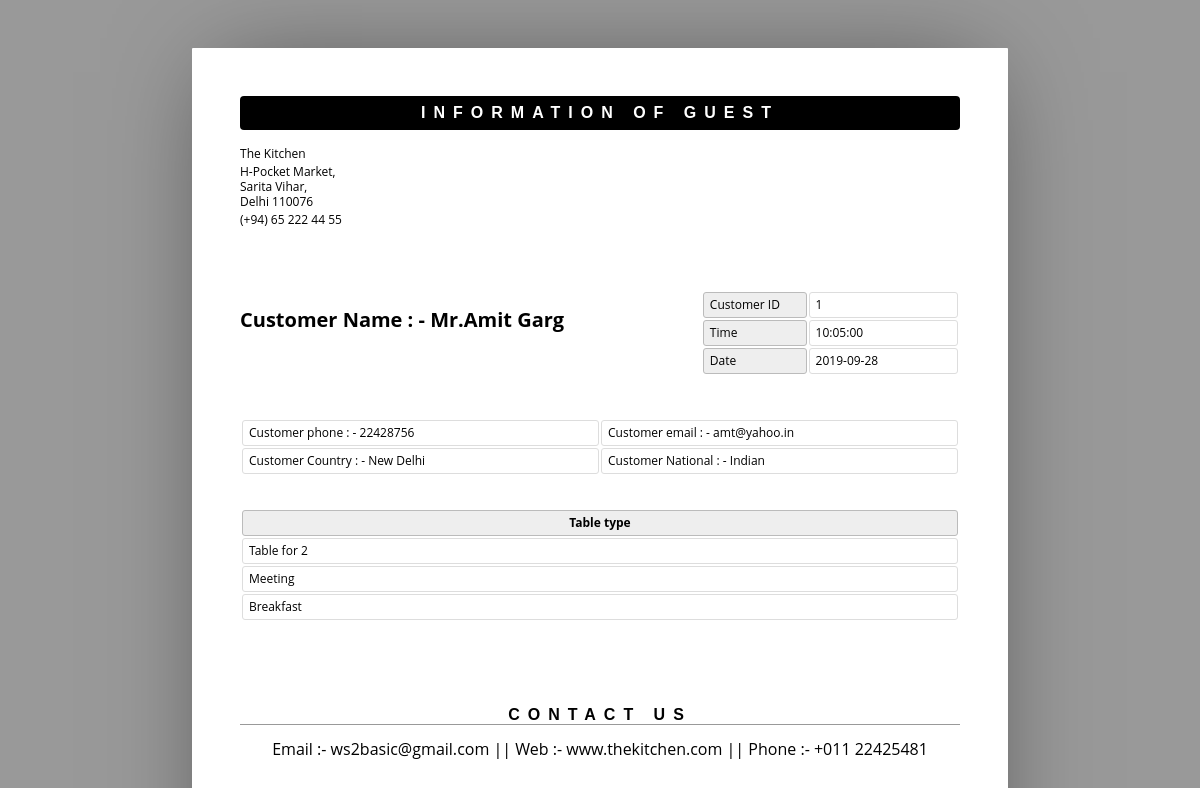
The page /admin/show.php?sid=1 on the database its author committed.
### tables this page shows
CREATE TABLE IF NOT EXISTS `tablebook` (
  `id` int(10) NOT NULL AUTO_INCREMENT,
  `Title` varchar(5) DEFAULT NULL,
  `FName` text,
  `LName` text,
  `Email` varchar(50) DEFAULT NULL,
  `National` varchar(30) DEFAULT NULL,
  `Country` varchar(30) DEFAULT NULL,
  `Phone` text,
  `Tbltyp` varchar(20) DEFAULT NULL,
  `Purpose` varchar(10) DEFAULT NULL,
  `Meal` varchar(15) DEFAULT NULL,
  `time` time DEFAULT NULL,
  `date` date DEFAULT NULL,
  `status` varchar(15) DEFAULT NULL,
  PRIMARY KEY (`id`)
);

### admin/show.php (the view, shortened to what this page needs)
<html>
	<head>
	</head>
        <body>
            <?php
            $pid = $_GET['sid'];
            $query = "SELECT * FROM tablebook where id = '$pid' ";
            $rs = mysql_query($query);
            while($row=mysql_fetch_array($rs))
            {
                $id = $row["id"];
                $title = $row["Title"];
                $fname = $row["FName"];
                $lname = $row["LName"];
                $email = $row["Email"];
                $national = $row["National"];
                $country = $row["Country"];
                $phone = $row["Phone"];
                $tbltyp = $row["Tbltyp"];
                $purpose = $row["Purpose"];
                $meal = $row["Meal"];
                $tme = $row["time"];
                $dte = $row["date"];
            }
            ?>
        <header>
			<h1>Information of Guest</h1>
			<address >
				<p>The Kitchen</p>
                                <p>H-Pocket Market,<br> Sarita Vihar,<br> Delhi 110076</p>
				<p>(+94) 65 222 44 55</p>
			</address>
		</header>
		<article>
			<address >
				<p><br></p>
				<p>Customer Name  : -  <?php echo $title.$fname." ".$lname;?><br></p>
			</address>
			<table class="meta">
				<tr>
					<th><span >Customer ID</span></th>
					<td><span ><?php echo $id; ?></span></td>
				</tr>
				<tr>
					<th><span >Time</span></th>
					<td><span ><?php echo $tme; ?> </span></td>
				</tr>
				<tr>
					<th><span >Date</span></th>
					<td><span ><?php echo $dte; ?> </span></td>
				</tr>
			</table>
			<table >
					<tr>
						<td>Customer phone : -  <?php echo $phone; ?> </td>
						<td>Customer email : -  <?php echo $email; ?> </td>
					</tr>
					<tr>
						<td>Customer Country : -  <?php echo $country; ?> </td>
						<td>Customer National : -  <?php echo $national; ?> </td>
					</tr>
				</table>
				<br>
				<br>
			<table class="inventory">
				<thead>
					<tr>
						<th><span >Table type</span></th>
					</tr>
				</thead>
				<tbody>
					<tr>
						<td><span ><?php echo $tbltyp; ?></span></td>
					</tr>
					<tr>
						<td><span ><?php echo $purpose; ?> </span></td>
					</tr>
					<tr>
						<td><span ><?php echo $meal; ?>  </span></td>
					</tr>
				</tbody>
			</table>
		</article>
		<aside>
			<h1><span >Contact us</span></h1>
			<div >
				<p align="center">Email :- ws2basic@gmail.com || Web :- www.thekitchen.com || Phone :- +011 22425481  </p>
			</div>
		</aside>
	</body>
</html>

### admin/show.php (style rules this page uses)
* { border: 0; box-sizing: content-box; color: inherit; font-family: inherit; font-size: inherit; font-style: inherit; font-weight: inherit; line-height: inherit; list-style: none; margin: 0; padding: 0; text-decoration: none; vertical-align: top; }
h1 { font: bold 100% sans-serif; letter-spacing: 0.5em; text-align: center; text-transform: uppercase; }
table { font-size: 75%; table-layout: fixed; width: 100%; }
table { border-collapse: separate; border-spacing: 2px; }
th, td { border-width: 1px; padding: 0.5em; position: relative; text-align: left; }
th, td { border-radius: 0.25em; border-style: solid; }
th { background: #EEE; border-color: #BBB; }
td { border-color: #DDD; }
html { font: 16px/1 'Open Sans', sans-serif; overflow: auto; padding: 0.5in; }
html { background: #999; cursor: default; }
body { box-sizing: border-box; height: 11in; margin: 0 auto; overflow: hidden; padding: 0.5in; width: 8.5in; }
body { background: #FFF; border-radius: 1px; box-shadow: 0 0 1in -0.25in rgba(0, 0, 0, 0.5); }
header { margin: 0 0 3em; }
header:after { clear: both; content: ""; display: table; }
header h1 { background: #000; border-radius: 0.25em; color: #FFF; margin: 0 0 1em; padding: 0.5em 0; }
header address { float: left; font-size: 75%; font-style: normal; line-height: 1.25; margin: 0 1em 1em 0; }
header address p { margin: 0 0 0.25em; }
article, article address, table.meta, table.inventory { margin: 0 0 3em; }
article:after { clear: both; content: ""; display: table; }
article address { float: left; font-size: 125%; font-weight: bold; }
table.meta, table.balance { float: right; width: 36%; }
table.meta:after, table.balance:after { clear: both; content: ""; display: table; }
table.meta th { width: 40%; }
table.meta td { width: 60%; }
table.inventory { clear: both; width: 100%; }
table.inventory th { font-weight: bold; text-align: center; }
table.inventory td:nth-child(1) { width: 26%; }
aside h1 { border: none; border-width: 0 0 1px; margin: 0 0 1em; }
aside h1 { border-color: #999; border-bottom-style: solid; }

### rows shown on the page
tablebook: Title "Mr.", FName "Amit", LName "Garg", id "1", time "10:05:00", date "2019-09-28", Phone "22428756", Email "amt@yahoo.in", Country "New Delhi", National "Indian", Tbltyp "Table for 2", Purpose "Meeting", Meal "Breakfast"
